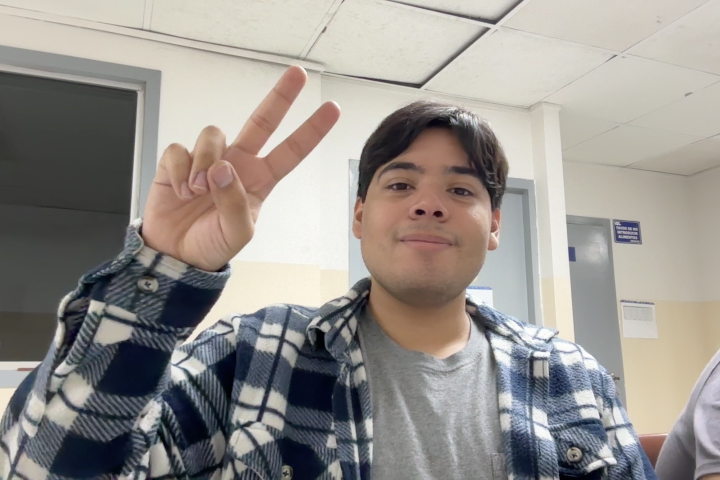
#> input picture Counting Objects/selfie.jpg, 1440 x 960 px (shown at 1/2 size)
$ python 'Image Processing.py'
#> lines starting #> are read from the running program, lines starting #| are printed output that depends on the picture
import imutils
import cv2

image = cv2.imread("selfie.jpg")
#> image is the input picture: shape (960, 1440, 3); mean B, G, R 142.1, 146.8, 151.4
(height, width, depth) = image.shape
#> height = 960; width = 1440; depth = 3
print("width={}, height={} depth={}".format(width, height, depth))
#| width=1440, height=960 depth=3

# cv2.imshow("Selfie", image)
# cv2.waitKey(0)

(B, G, R) = image[100, 500]
#> B = 113; G = 123; R = 130
print("R={}, G={}, B={}".format(R, G, B))
#| R=130, G=123, B=113

regionInterest = image[210: 699, 697:1118]
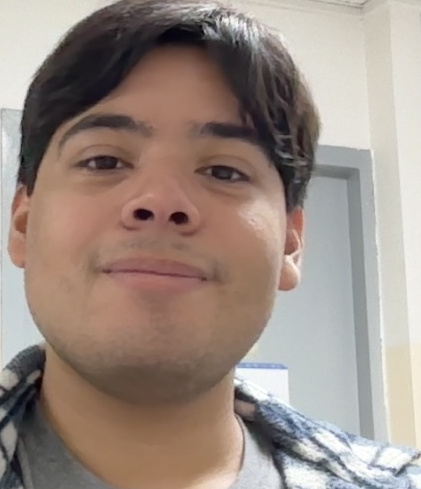
#> regionInterest: shape (489, 421, 3); mean B, G, R 131.6, 140.3, 155.5
# cv2.imshow("Region of Interest", regionInterest)
# cv2.waitKey(0)

resizedImage = cv2.resize(image, (200, 200))
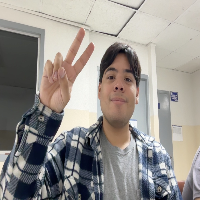
#> resizedImage: shape (200, 200, 3); mean B, G, R 142.1, 146.8, 151.5
# cv2.imshow("Resized Image", resizedImage)
# cv2.waitKey(0)

ratio = 300 / width
#> ratio = 0.208
dimension = (300, int(height * ratio))
#> dimension = (300, 200)
aspectRatioResizedImage = cv2.resize(image, dimension)
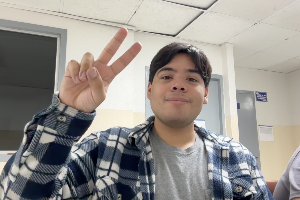
#> aspectRatioResizedImage: shape (200, 300, 3); mean B, G, R 142, 146.7, 151.4
# cv2.imshow("Aspect Ratio Resized Image", aspectRatioResizedImage)
# cv2.waitKey(0)

imutilsResizedImage = imutils.resize(image, width=300)
# cv2.imshow("Imutils Resized Image", imutilsResizedImage)
# cv2.waitKey(0)

center = (width // 2, height // 2)
#> center = (720, 480)
matrix = cv2.getRotationMatrix2D(center, -45, 1.0)
rotatedImage = cv2.warpAffine(image, matrix, (width, height))
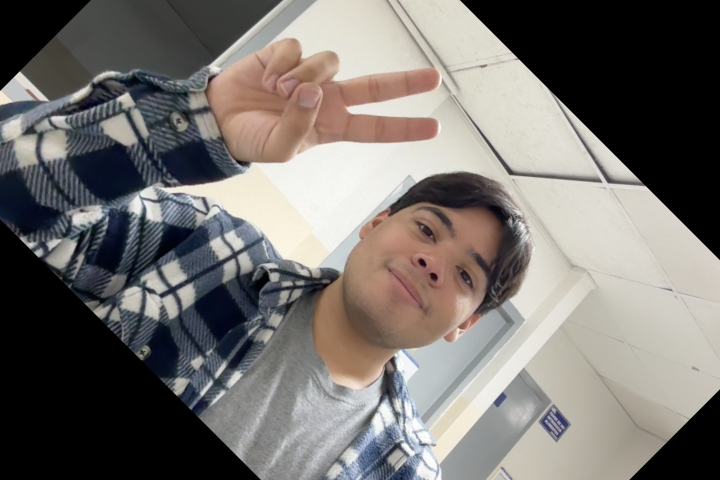
#> rotatedImage: shape (960, 1440, 3) (shown at 1/2 size); mean B, G, R 110.9, 114.6, 118.7
# cv2.imshow("OpenCV Rotated Image", rotatedImage)
# cv2.waitKey(0)

imutilsRotatedImage = imutils.rotate(image, -45)
# cv2.imshow("Imutils Rotated Image", imutilsRotatedImage)
# cv2.waitKey(0)

imutilsRotatedImage = imutils.rotate_bound(image, 45)
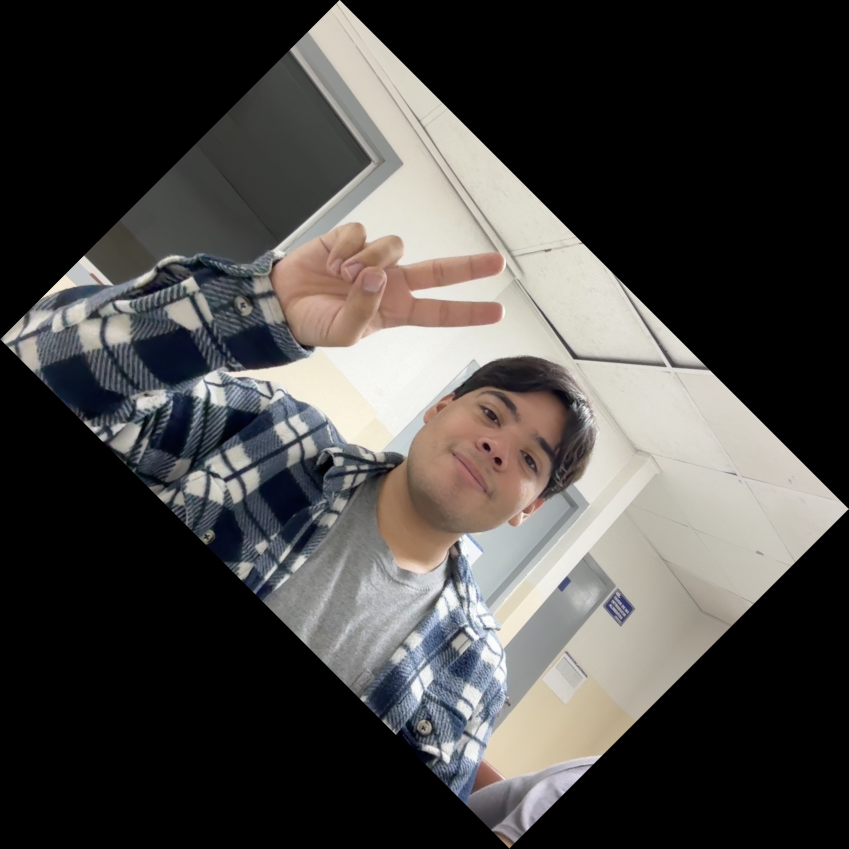
#> imutilsRotatedImage: shape (1697, 1697, 3) (shown at 1/2 size); mean B, G, R 68.2, 70.5, 72.7
# cv2.imshow("Imutils Rotated & Bounded Image", imutilsRotatedImage)
# cv2.waitKey(0)

blurredImage = cv2.GaussianBlur(image, (11, 11), 0)
# cv2.imshow("Gaussian Blurred Image", blurredImage)
# cv2.waitKey(0)

output = image.copy()
cv2.rectangle(output, (699, 210), (1118, 697), (0, 0, 255), 2)
# cv2.imshow("Rectangle", output)
# cv2.waitKey(0)

output = image.copy()
cv2.circle(output, (300, 150), 20, (255, 0, 0), -1)
# cv2.imshow("Circle", output)
# cv2.waitKey(0)

output = image.copy()
cv2.line(output, (60, 20), (1000, 600), (0, 0, 255), 5)
# cv2.imshow("Line", output)
# cv2.waitKey(0)

output = image.copy()
cv2.putText(output, "OpenCV - Ayudantía Ayudantía de extensión y vinculación de microcontroladores", (10, 25), cv2.FONT_HERSHEY_SIMPLEX, 1.0, (0, 255, 0), 6)
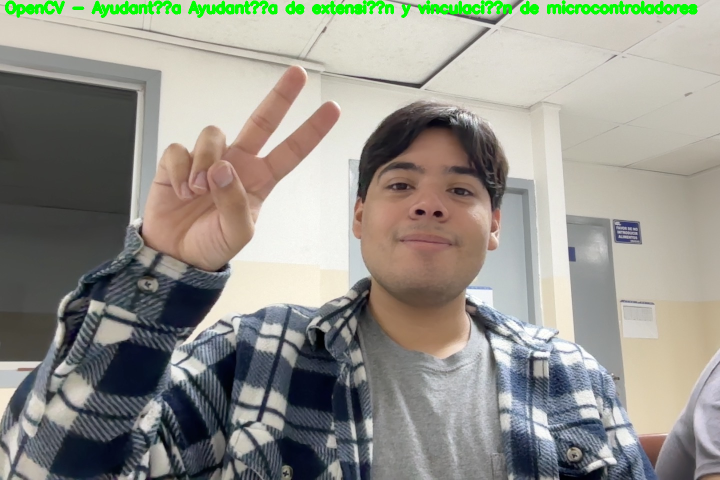
#> output: shape (960, 1440, 3) (shown at 1/2 size); mean B, G, R 139.2, 147.5, 148.3
cv2.imshow("Text", output)
cv2.waitKey(0)
